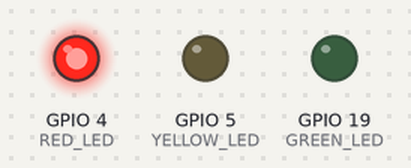
This program was run on a simulated ESP32. Parts: output pins drawn as LEDs (lit = HIGH).

Above: at 2.5 s.
At 7.0 s:
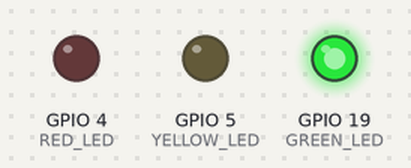
At 10.0 s:
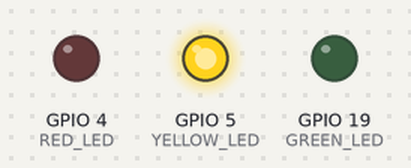
Timing chart, 0 to 14.3 s (numbered marks = the images above):
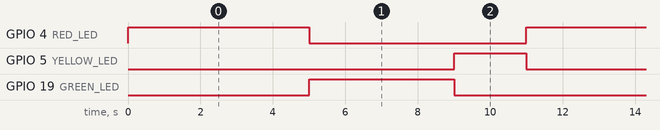

The program:

main.cpp
```cpp
#include <Arduino.h>

constexpr uint8_t RED_LED = 4;
constexpr uint8_t YELLOW_LED = 5;
constexpr uint8_t GREEN_LED = 19;
constexpr uint32_t RED_MS = 5000;
constexpr uint32_t GREEN_MS = 4000;
constexpr uint32_t YELLOW_MS = 2000;
constexpr uint32_t CYCLE_MS = RED_MS + GREEN_MS + YELLOW_MS;

enum class TrafficState { RED, GREEN, YELLOW };
TrafficState state = TrafficState::RED;
uint32_t stateStarted = 0;

void showState()
{
    // Tat tat ca truoc khi bat den moi.
    digitalWrite(RED_LED, LOW);
    digitalWrite(YELLOW_LED, LOW);
    digitalWrite(GREEN_LED, LOW);
    switch (state)
    {
    case TrafficState::RED:
        digitalWrite(RED_LED, HIGH);
        break;
    case TrafficState::GREEN:
        digitalWrite(GREEN_LED, HIGH);
        break;
    case TrafficState::YELLOW:
        digitalWrite(YELLOW_LED, HIGH);
        break;
    }
}

void updateTraffic(uint32_t now)
{
    // Bo qua chu ky day du neu loop bi tre, toi da 3 lan chuyen ben duoi.
    const uint32_t elapsed = now - stateStarted;
    stateStarted += (elapsed / CYCLE_MS) * CYCLE_MS;
    for (uint8_t i = 0; i < 3; ++i)
    {
        uint32_t duration;
        TrafficState next;
        switch (state)
        {
        case TrafficState::RED:
            duration = RED_MS;
            next = TrafficState::GREEN;
            break;
        case TrafficState::GREEN:
            duration = GREEN_MS;
            next = TrafficState::YELLOW;
            break;
        case TrafficState::YELLOW:
            duration = YELLOW_MS;
            next = TrafficState::RED;
            break;
        default:
            return;
        }
        if (now - stateStarted < duration)
            break;
        stateStarted += duration; // Giu moc lich, khong cong don sai so.
        state = next;
    }
    // Chi ghi GPIO khi trang thai thuc su thay doi.
    static TrafficState displayed = TrafficState::RED;
    if (displayed != state)
    {
        showState();
        displayed = state;
    }
}

void setup()
{
    Serial.begin(115200);
    pinMode(RED_LED, OUTPUT);
    pinMode(YELLOW_LED, OUTPUT);
    pinMode(GREEN_LED, OUTPUT);
    stateStarted = millis();
    showState();
}

void loop()
{
    updateTraffic(millis());
}
```

Measured:
- by itself, GPIO 4 (RED_LED): alternates HIGH for 5.0 s and LOW for 6.0 s
- by itself, GPIO 5 (YELLOW_LED): alternates HIGH for 2.0 s and LOW for 9.0 s
- by itself, GPIO 19 (GREEN_LED): alternates HIGH for 4.0 s and LOW for 7.0 s
